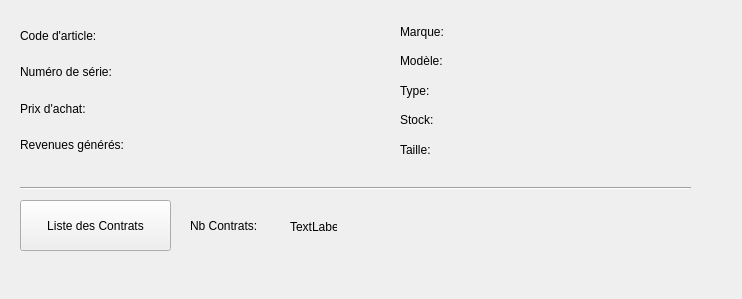
<?xml version="1.0" encoding="UTF-8"?>
<ui version="4.0">
 <class>MainWindow</class>
 <widget class="QMainWindow" name="MainWindow">
  <property name="geometry">
   <rect>
    <x>0</x>
    <y>0</y>
    <width>742</width>
    <height>299</height>
   </rect>
  </property>
  <property name="windowTitle">
   <string>Détail Article</string>
  </property>
  <widget class="QWidget" name="centralwidget">
   <widget class="QWidget" name="verticalLayoutWidget">
    <property name="geometry">
     <rect>
      <x>20</x>
      <y>20</y>
      <width>140</width>
      <height>140</height>
     </rect>
    </property>
    <layout class="QVBoxLayout" name="verticalLayout">
     <item>
      <widget class="QLabel" name="label">
       <property name="styleSheet">
        <string notr="true">font: 87 10pt &quot;Arial Black&quot;;</string>
       </property>
       <property name="text">
        <string>Code d'article:</string>
       </property>
      </widget>
     </item>
     <item>
      <widget class="QLabel" name="label_3">
       <property name="styleSheet">
        <string notr="true">font: 87 10pt &quot;Arial Black&quot;;</string>
       </property>
       <property name="text">
        <string>Numéro de série:</string>
       </property>
      </widget>
     </item>
     <item>
      <widget class="QLabel" name="label_9">
       <property name="styleSheet">
        <string notr="true">font: 87 10pt &quot;Arial Black&quot;;</string>
       </property>
       <property name="text">
        <string>Prix d'achat:</string>
       </property>
      </widget>
     </item>
     <item>
      <widget class="QLabel" name="label_10">
       <property name="styleSheet">
        <string notr="true">font: 87 10pt &quot;Arial Black&quot;;</string>
       </property>
       <property name="text">
        <string>Revenues générés:</string>
       </property>
      </widget>
     </item>
    </layout>
   </widget>
   <widget class="QWidget" name="verticalLayoutWidget_2">
    <property name="geometry">
     <rect>
      <x>170</x>
      <y>20</y>
      <width>141</width>
      <height>141</height>
     </rect>
    </property>
    <layout class="QVBoxLayout" name="verticalLayout_2">
     <item>
      <widget class="QLabel" name="lblItemCode">
       <property name="text">
        <string/>
       </property>
      </widget>
     </item>
     <item>
      <widget class="QLabel" name="lblSerialNumber">
       <property name="text">
        <string/>
       </property>
      </widget>
     </item>
     <item>
      <widget class="QLabel" name="lblPrice">
       <property name="text">
        <string/>
       </property>
      </widget>
     </item>
     <item>
      <widget class="QLabel" name="lblReturned">
       <property name="text">
        <string/>
       </property>
      </widget>
     </item>
    </layout>
   </widget>
   <widget class="QWidget" name="verticalLayoutWidget_3">
    <property name="geometry">
     <rect>
      <x>400</x>
      <y>20</y>
      <width>121</width>
      <height>141</height>
     </rect>
    </property>
    <layout class="QVBoxLayout" name="verticalLayout_3">
     <item>
      <widget class="QLabel" name="label_6">
       <property name="styleSheet">
        <string notr="true">font: 87 10pt &quot;Arial Black&quot;;</string>
       </property>
       <property name="text">
        <string>Marque:</string>
       </property>
      </widget>
     </item>
     <item>
      <widget class="QLabel" name="label_4">
       <property name="styleSheet">
        <string notr="true">font: 87 10pt &quot;Arial Black&quot;;</string>
       </property>
       <property name="text">
        <string>Modèle:</string>
       </property>
      </widget>
     </item>
     <item>
      <widget class="QLabel" name="label_7">
       <property name="styleSheet">
        <string notr="true">font: 87 10pt &quot;Arial Black&quot;;</string>
       </property>
       <property name="text">
        <string>Type:</string>
       </property>
      </widget>
     </item>
     <item>
      <widget class="QLabel" name="label_8">
       <property name="styleSheet">
        <string notr="true">font: 87 10pt &quot;Arial Black&quot;;</string>
       </property>
       <property name="text">
        <string>Stock:</string>
       </property>
      </widget>
     </item>
     <item>
      <widget class="QLabel" name="label_2">
       <property name="styleSheet">
        <string notr="true">font: 87 10pt &quot;Arial Black&quot;;</string>
       </property>
       <property name="text">
        <string>Taille:</string>
       </property>
      </widget>
     </item>
    </layout>
   </widget>
   <widget class="QWidget" name="verticalLayoutWidget_4">
    <property name="geometry">
     <rect>
      <x>550</x>
      <y>20</y>
      <width>141</width>
      <height>141</height>
     </rect>
    </property>
    <layout class="QVBoxLayout" name="verticalLayout_4">
     <item>
      <widget class="QLabel" name="lblBrand">
       <property name="text">
        <string/>
       </property>
      </widget>
     </item>
     <item>
      <widget class="QLabel" name="lblModel">
       <property name="text">
        <string/>
       </property>
      </widget>
     </item>
     <item>
      <widget class="QLabel" name="lblType">
       <property name="text">
        <string/>
       </property>
      </widget>
     </item>
     <item>
      <widget class="QLabel" name="lblStock">
       <property name="text">
        <string/>
       </property>
      </widget>
     </item>
     <item>
      <widget class="QLabel" name="lblSize">
       <property name="text">
        <string/>
       </property>
      </widget>
     </item>
    </layout>
   </widget>
   <widget class="Line" name="line">
    <property name="geometry">
     <rect>
      <x>20</x>
      <y>180</y>
      <width>671</width>
      <height>16</height>
     </rect>
    </property>
    <property name="orientation">
     <enum>Qt::Horizontal</enum>
    </property>
   </widget>
   <widget class="QPushButton" name="btnContracts">
    <property name="geometry">
     <rect>
      <x>20</x>
      <y>200</y>
      <width>151</width>
      <height>51</height>
     </rect>
    </property>
    <property name="text">
     <string>Liste des Contrats</string>
    </property>
   </widget>
   <widget class="QLabel" name="label_5">
    <property name="geometry">
     <rect>
      <x>190</x>
      <y>216</y>
      <width>111</width>
      <height>20</height>
     </rect>
    </property>
    <property name="styleSheet">
     <string notr="true">font: 87 10pt &quot;Arial Black&quot;;</string>
    </property>
    <property name="text">
     <string>Nb Contrats:</string>
    </property>
   </widget>
   <widget class="QLabel" name="lbl_nbContracts">
    <property name="geometry">
     <rect>
      <x>290</x>
      <y>220</y>
      <width>47</width>
      <height>13</height>
     </rect>
    </property>
    <property name="text">
     <string>TextLabel</string>
    </property>
   </widget>
  </widget>
 </widget>
 <resources/>
 <connections/>
</ui>
